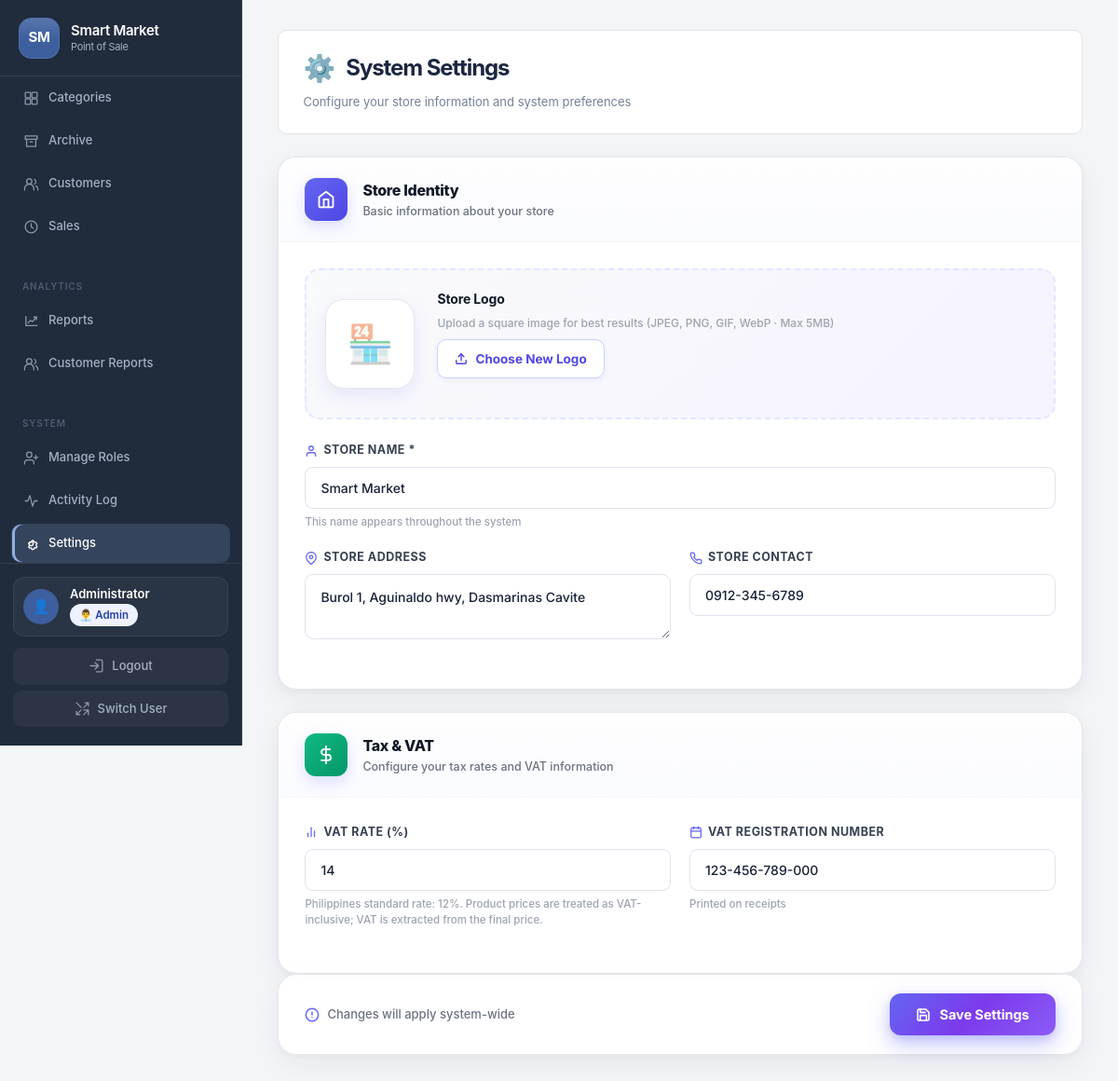
The page /admin.php?page=settings (signed in) on the database its author committed.
### tables this page shows
CREATE TABLE `settings` (
  `id` int(11) NOT NULL,
  `setting_key` varchar(50) NOT NULL,
  `setting_value` varchar(255) NOT NULL,
  `updated_at` timestamp NOT NULL DEFAULT current_timestamp() ON UPDATE current_timestamp()
);

### index.php (called while the page is built, shortened)
<?php
require_once __DIR__ . '/app/bootstrap.php';
require __DIR__ . '/views/app.php';

### admin.php (called while the page is built)
<?php
require __DIR__ . '/index.php';

### app/bootstrap.php (called while the page is built, shortened)
<?php
$host = 'localhost';
$dbname = 'pos_system';
$username = 'root';
$password = '';
try {
    $pdo = new PDO("mysql:host=$host;dbname=$dbname;charset=utf8mb4", $username, $password);
    $pdo->setAttribute(PDO::ATTR_ERRMODE, PDO::ERRMODE_EXCEPTION);
    $pdo->setAttribute(PDO::ATTR_DEFAULT_FETCH_MODE, PDO::FETCH_ASSOC);
    $pdo->exec("SET NAMES utf8mb4");
} catch(PDOException $e) {
    die("Connection failed: " . $e->getMessage());
}
function getSetting($key, $default = '') {
    global $pdo;
    try {
        $stmt = $pdo->prepare("SELECT setting_value FROM settings WHERE setting_key = ?");
        $stmt->execute([$key]);
        $result = $stmt->fetch();
        return $result ? $result['setting_value'] : $default;
    } catch(PDOException $e) {
        return $default;
    }
}
$store_name = getSetting('store_name', 'Smart Market');

### views/pages/settings.php (the view, shortened to what this page needs)
<?php
switch ('settings'):
case 'settings':
                $current_tax = getSetting('tax_rate', 12);
                $store_address = getSetting('store_address', '');
                $store_contact = getSetting('store_contact', '');
                $vat_reg_number = getSetting('vat_reg_number', '');
                $store_logo = getSetting('store_logo', '');
                ?>
                <div class="set-page-header">
                    <div class="set-page-header-left">
                        <h2 class="set-page-title">
                            <span class="set-page-icon">⚙️</span>
                            System Settings
                        </h2>
                        <p class="set-page-subtitle">Configure your store information and system preferences</p>
                    </div>
                </div>
                <form method="POST" enctype="multipart/form-data" id="settingsForm">
                    <div class="set-section">
                        <div class="set-section-header">
                            <div class="set-section-icon" style="background: linear-gradient(135deg, #6366F1 0%, #4F46E5 100%);">
                                <svg width="20" height="20" viewBox="0 0 24 24" fill="none" stroke="white" stroke-width="2.2" stroke-linecap="round" stroke-linejoin="round">
                                    <path d="M3 9l9-7 9 7v11a2 2 0 0 1-2 2H5a2 2 0 0 1-2-2z"></path>
                                    <polyline points="9 22 9 12 15 12 15 22"></polyline>
                                </svg>
                            </div>
                            <div class="set-section-text">
                                <h3>Store Identity</h3>
                                <p>Basic information about your store</p>
                            </div>
                        </div>
                        <div class="set-section-body">
                            <div class="set-logo-row">
                                <div class="set-logo-preview">
                                    <?php if (!empty($store_logo) && file_exists($store_logo)): ?>
                                        <img src="<?php echo $store_logo; ?>?t=<?php echo time(); ?>" alt="Store Logo" id="currentLogo">
                                    <?php else: ?>
                                        <div class="set-logo-placeholder" id="logoPlaceholder">🏪</div>
                                    <?php endif; ?>
                                </div>
                                <div class="set-logo-info">
                                    <div class="set-logo-label">Store Logo</div>
                                    <div class="set-logo-hint">Upload a square image for best results (JPEG, PNG, GIF, WebP · Max 5MB)</div>
                                    <label for="logoInput" class="set-file-label">
                                        <svg width="14" height="14" viewBox="0 0 24 24" fill="none" stroke="currentColor" stroke-width="2.4" stroke-linecap="round" stroke-linejoin="round">
                                            <path d="M21 15v4a2 2 0 0 1-2 2H5a2 2 0 0 1-2-2v-4"></path>
                                            <polyline points="17 8 12 3 7 8"></polyline>
                                            <line x1="12" y1="3" x2="12" y2="15"></line>
                                        </svg>
                                        Choose New Logo
                                    </label>
                                    <div id="uploadStatus" class="set-upload-status"></div>
                                </div>
                            </div>
                            <div class="set-form-group">
                                <label class="set-form-label">
                                    <svg width="14" height="14" viewBox="0 0 24 24" fill="none" stroke="currentColor" stroke-width="2.2" stroke-linecap="round" stroke-linejoin="round">
                                        <path d="M20 21v-2a4 4 0 0 0-4-4H8a4 4 0 0 0-4 4v2"></path>
                                        <circle cx="12" cy="7" r="4"></circle>
                                    </svg>
                                    Store Name *
                                </label>
                                <input type="text" name="store_name" value="<?php echo htmlspecialchars($store_name); ?>" required class="set-form-input" placeholder="e.g., Smart Market">
                                <div class="set-form-hint">This name appears throughout the system</div>
                            </div>
                            <div class="set-form-row">
                                <div class="set-form-group">
                                    <label class="set-form-label">
                                        <svg width="14" height="14" viewBox="0 0 24 24" fill="none" stroke="currentColor" stroke-width="2.2" stroke-linecap="round" stroke-linejoin="round">
                                            <path d="M21 10c0 7-9 13-9 13s-9-6-9-13a9 9 0 0 1 18 0z"></path>
                                            <circle cx="12" cy="10" r="3"></circle>
                                        </svg>
                                        Store Address
                                    </label>
                                    <textarea name="store_address" rows="2" class="set-form-textarea" placeholder="e.g., 123 Main St, City"><?php echo htmlspecialchars($store_address); ?></textarea>
                                </div>
                                <div class="set-form-group">
                                    <label class="set-form-label">
                                        Store Contact
                                    </label>
                                    <input type="text" name="store_contact" value="<?php echo htmlspecialchars($store_contact); ?>" class="set-form-input" placeholder="e.g., 0912-345-6789">
                                </div>
                            </div>
                        </div>
                    </div>
                    <div class="set-section">
                        <div class="set-section-header">
                            <div class="set-section-icon" style="background: linear-gradient(135deg, #10B981 0%, #059669 100%);">
                                <svg width="20" height="20" viewBox="0 0 24 24" fill="none" stroke="white" stroke-width="2.2" stroke-linecap="round" stroke-linejoin="round">
                                    <line x1="12" y1="1" x2="12" y2="23"></line>
                                    <path d="M17 5H9.5a3.5 3.5 0 0 0 0 7h5a3.5 3.5 0 0 1 0 7H6"></path>
                                </svg>
                            </div>
                            <div class="set-section-text">
                                <h3>Tax & VAT</h3>
                                <p>Configure your tax rates and VAT information</p>
                            </div>
                        </div>
                        <div class="set-section-body">
                            <div class="set-form-row">
                                <div class="set-form-group">
                                    <label class="set-form-label">
                                        <svg width="14" height="14" viewBox="0 0 24 24" fill="none" stroke="currentColor" stroke-width="2.2" stroke-linecap="round" stroke-linejoin="round">
                                            <line x1="18" y1="20" x2="18" y2="10"></line>
                                            <line x1="12" y1="20" x2="12" y2="4"></line>
                                            <line x1="6" y1="20" x2="6" y2="14"></line>
                                        </svg>
                                        VAT Rate (%)
                                    </label>
                                    <input type="number" step="0.01" name="tax_rate" value="<?php echo $current_tax; ?>" min="0" max="100" class="set-form-input" placeholder="12">
                                    <div class="set-form-hint">Philippines standard rate: 12%. Product prices are treated as VAT-inclusive; VAT is extracted from the final price.</div>
                                </div>
                                <div class="set-form-group">
                                    <label class="set-form-label">
                                        VAT Registration Number
                                    </label>
                                    <input type="text" name="vat_reg_number" value="<?php echo htmlspecialchars($vat_reg_number); ?>" class="set-form-input" placeholder="Enter registered VAT number">
                                    <div class="set-form-hint">Printed on receipts</div>
                                </div>
                            </div>
                        </div>
                    </div>
                    <div class="set-save-bar">
                        <div class="set-save-info">
                            <svg width="16" height="16" viewBox="0 0 24 24" fill="none" stroke="currentColor" stroke-width="2.2" stroke-linecap="round" stroke-linejoin="round">
                                <circle cx="12" cy="12" r="10"></circle>
                                <line x1="12" y1="8" x2="12" y2="12"></line>
                                <line x1="12" y1="16" x2="12.01" y2="16"></line>
                            </svg>
                            Changes will apply system-wide
                        </div>
                        <button type="submit" class="set-btn-save" id="saveSettingsBtn">
                            Save Settings
                        </button>
                    </div>
                </form>
                <?php
break;
endswitch;

### rows shown on the page
settings: store_address "Burol 1, Aguinaldo hwy, Dasmarinas Cavite"
settings: store_contact "0912-345-6789"
settings: tax_rate "14"
settings: vat_reg_number "123-456-789-000"

### other values the page prints
$store_name "Smart Market"
$_SESSION['full_name'] "Administrator"
getRoleLabel($_SESSION['role']) "👨‍💼 Admin"
